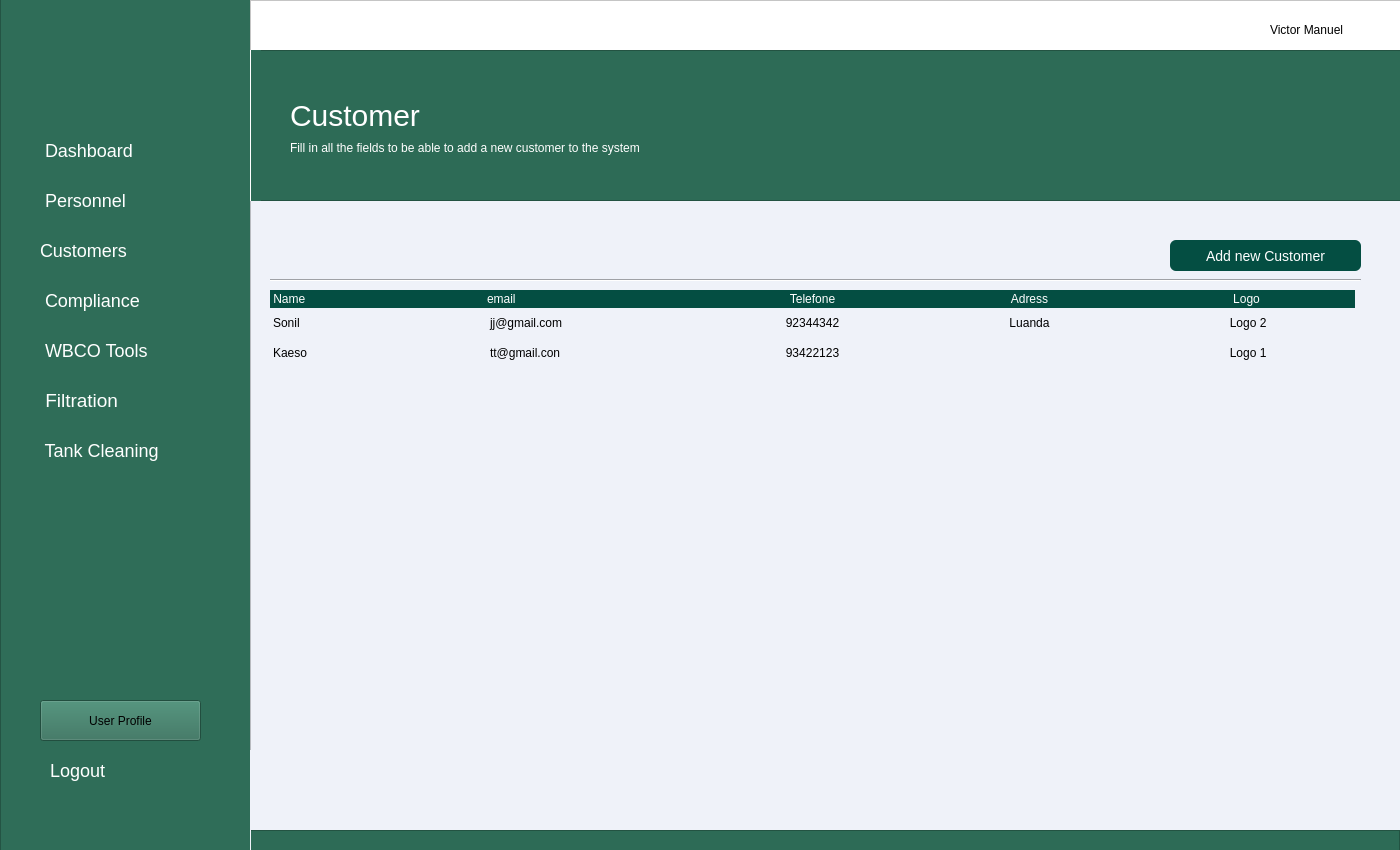
<?xml version="1.0" encoding="UTF-8"?>
<ui version="4.0">
 <class>MainWindow</class>
 <widget class="QMainWindow" name="MainWindow">
  <property name="geometry">
   <rect>
    <x>0</x>
    <y>0</y>
    <width>1400</width>
    <height>850</height>
   </rect>
  </property>
  <property name="minimumSize">
   <size>
    <width>1400</width>
    <height>850</height>
   </size>
  </property>
  <property name="maximumSize">
   <size>
    <width>1400</width>
    <height>850</height>
   </size>
  </property>
  <property name="windowTitle">
   <string>Dashboard</string>
  </property>
  <widget class="QWidget" name="centralwidget">
   <widget class="QFrame" name="frame_aside_menu">
    <property name="geometry">
     <rect>
      <x>0</x>
      <y>-10</y>
      <width>251</width>
      <height>861</height>
     </rect>
    </property>
    <property name="styleSheet">
     <string notr="true">
background-color:#2f6d58</string>
    </property>
    <property name="frameShape">
     <enum>QFrame::StyledPanel</enum>
    </property>
    <property name="frameShadow">
     <enum>QFrame::Raised</enum>
    </property>
    <widget class="QLabel" name="label_15">
     <property name="geometry">
      <rect>
       <x>10</x>
       <y>30</y>
       <width>221</width>
       <height>91</height>
      </rect>
     </property>
     <property name="styleSheet">
      <string notr="true">image: url(:/img/logo_tecsep-1-removebg-preview.png);</string>
     </property>
     <property name="text">
      <string/>
     </property>
    </widget>
    <widget class="QPushButton" name="btn_dashboard">
     <property name="geometry">
      <rect>
       <x>30</x>
       <y>140</y>
       <width>191</width>
       <height>41</height>
      </rect>
     </property>
     <property name="styleSheet">
      <string notr="true">

QPushButton#btn_dashboard{

border:none;
color:white;
font-size:18px;
border-radius: 12px;
transition: background-color 0.5s ease;
padding:10px;
text-align:left;
}

QPushButton#btn_dashboard:hover{
 background-color: #044e42;
border-radius: 12px;
transition: background-color 0.5s ease;
padding:10px;
}

QPushButton#btn_dashboard:pressed {
 background-color: #044e42;
border-radius: 12px;
background-color: #033029;
padding:10px;
 }


</string>
     </property>
     <property name="text">
      <string> Dashboard</string>
     </property>
     <property name="icon">
      <iconset>
       <normaloff>house-solid.svg</normaloff>house-solid.svg</iconset>
     </property>
     <property name="iconSize">
      <size>
       <width>25</width>
       <height>25</height>
      </size>
     </property>
     <property name="flat">
      <bool>false</bool>
     </property>
    </widget>
    <widget class="QPushButton" name="btn_compliance">
     <property name="geometry">
      <rect>
       <x>30</x>
       <y>290</y>
       <width>191</width>
       <height>41</height>
      </rect>
     </property>
     <property name="styleSheet">
      <string notr="true">QPushButton#btn_compliance{

border:none;
color:white;
font-size:18px;
border-radius: 12px;
transition: background-color 0.5s ease;
text-align:left;
padding:10px
}

QPushButton#btn_compliance:hover{
 background-color: #044e42;
border-radius: 12px;
transition: background-color 0.5s ease;
}

QPushButton#btn_compliance:pressed {
 background-color: #044e42;
border-radius: 12px;
background-color: #033029;
 }
</string>
     </property>
     <property name="text">
      <string> Compliance</string>
     </property>
     <property name="icon">
      <iconset>
       <normaloff>vial-solid.svg</normaloff>vial-solid.svg</iconset>
     </property>
     <property name="iconSize">
      <size>
       <width>25</width>
       <height>25</height>
      </size>
     </property>
     <property name="flat">
      <bool>false</bool>
     </property>
    </widget>
    <widget class="QPushButton" name="btn_wbco">
     <property name="geometry">
      <rect>
       <x>30</x>
       <y>340</y>
       <width>191</width>
       <height>41</height>
      </rect>
     </property>
     <property name="styleSheet">
      <string notr="true">QPushButton#btn_wbco{

border:none;
color:white;
font-size:18px;
border-radius: 12px;
transition: background-color 0.5s ease;
text-align:left;
padding:10px;
}

QPushButton#btn_wbco:hover{
 background-color: #044e42;
border-radius: 12px;
transition: background-color 0.5s ease;
}

QPushButton#btn_wbco:pressed {
 background-color: #044e42;
border-radius: 12px;
background-color: #033029;
 }</string>
     </property>
     <property name="text">
      <string> WBCO Tools</string>
     </property>
     <property name="icon">
      <iconset>
       <normaloff>tools.svg</normaloff>tools.svg</iconset>
     </property>
     <property name="iconSize">
      <size>
       <width>25</width>
       <height>25</height>
      </size>
     </property>
     <property name="flat">
      <bool>false</bool>
     </property>
    </widget>
    <widget class="QPushButton" name="btn_filtration">
     <property name="geometry">
      <rect>
       <x>30</x>
       <y>390</y>
       <width>191</width>
       <height>41</height>
      </rect>
     </property>
     <property name="styleSheet">
      <string notr="true">QPushButton#btn_filtration{

border:none;
color:white;
font-size:19px;
border-radius: 12px;
transition: background-color 0.5s ease;
text-align:left;
padding:10px;
}

QPushButton#btn_filtration:hover{
 background-color: #044e42;
border-radius: 12px;
transition: background-color 0.5s ease;
}

QPushButton#btn_filtration:pressed {
 background-color: #044e42;
border-radius: 12px;
background-color: #033029;
 }</string>
     </property>
     <property name="text">
      <string> Filtration</string>
     </property>
     <property name="icon">
      <iconset>
       <normaloff>oil-well-solid.svg</normaloff>oil-well-solid.svg</iconset>
     </property>
     <property name="iconSize">
      <size>
       <width>25</width>
       <height>25</height>
      </size>
     </property>
     <property name="flat">
      <bool>false</bool>
     </property>
    </widget>
    <widget class="QPushButton" name="btn_tank_cleaning">
     <property name="geometry">
      <rect>
       <x>30</x>
       <y>440</y>
       <width>191</width>
       <height>41</height>
      </rect>
     </property>
     <property name="styleSheet">
      <string notr="true">QPushButton#btn_tank_cleaning{

border:none;
color:white;
font-size:18px;
border-radius: 12px;
transition: background-color 0.5s ease;
padding:10px;
text-align:left;
}

QPushButton#btn_tank_cleaning:hover{
 background-color: #044e42;
border-radius: 12px;
transition: background-color 0.5s ease;
padding:10px;
}

QPushButton#btn_tank_cleaning:pressed {
 background-color: #044e42;
border-radius: 12px;
background-color: #033029;
 }</string>
     </property>
     <property name="text">
      <string> Tank Cleaning</string>
     </property>
     <property name="icon">
      <iconset>
       <normaloff>soap-solid.svg</normaloff>soap-solid.svg</iconset>
     </property>
     <property name="iconSize">
      <size>
       <width>25</width>
       <height>25</height>
      </size>
     </property>
     <property name="flat">
      <bool>false</bool>
     </property>
    </widget>
    <widget class="QPushButton" name="btn_user_profile">
     <property name="geometry">
      <rect>
       <x>40</x>
       <y>710</y>
       <width>161</width>
       <height>41</height>
      </rect>
     </property>
     <property name="styleSheet">
      <string notr="true">QPushButton#btn_user_profile{

border:none;
color:white;
font-size:18px;
border-radius: 12px;
transition: background-color 0.5s ease;
padding:10px;
text-align:left;
}

QPushButton#btn_user_profile:hover{
 background-color: #044e42;
border-radius: 12px;
transition: background-color 0.5s ease;
padding:10px;
}

QPushButton#btn_user_profile:pressed {
 background-color: #044e42;
border-radius: 12px;
background-color: #033029;
 }</string>
     </property>
     <property name="text">
      <string>User Profile</string>
     </property>
     <property name="icon">
      <iconset>
       <normaloff>user-solid.svg</normaloff>user-solid.svg</iconset>
     </property>
     <property name="iconSize">
      <size>
       <width>25</width>
       <height>25</height>
      </size>
     </property>
     <property name="flat">
      <bool>false</bool>
     </property>
    </widget>
    <widget class="QPushButton" name="btn_logout">
     <property name="geometry">
      <rect>
       <x>40</x>
       <y>760</y>
       <width>161</width>
       <height>41</height>
      </rect>
     </property>
     <property name="styleSheet">
      <string notr="true">QPushButton#btn_logout{

border:none;
color:white;
font-size:18px;
border-radius: 12px;
transition: background-color 0.5s ease;
padding:10px;
text-align:left;
}

QPushButton#btn_logout:hover{
 background-color: #044e42;
border-radius: 12px;
transition: background-color 0.5s ease;
padding:10px;
}

QPushButton#btn_logout:pressed {
 background-color: #044e42;
border-radius: 12px;
background-color: #033029;
 }</string>
     </property>
     <property name="text">
      <string>Logout</string>
     </property>
     <property name="icon">
      <iconset>
       <normaloff>right-from-bracket-solid.svg</normaloff>right-from-bracket-solid.svg</iconset>
     </property>
     <property name="iconSize">
      <size>
       <width>25</width>
       <height>25</height>
      </size>
     </property>
     <property name="flat">
      <bool>false</bool>
     </property>
    </widget>
    <widget class="QPushButton" name="btn_user">
     <property name="geometry">
      <rect>
       <x>30</x>
       <y>190</y>
       <width>191</width>
       <height>41</height>
      </rect>
     </property>
     <property name="styleSheet">
      <string notr="true">

QPushButton#btn_user{

border:none;
color:white;
font-size:18px;
border-radius: 12px;
transition: background-color 0.5s ease;
padding:10px;
text-align:left;
}

QPushButton#btn_user:hover{
 background-color: #044e42;
border-radius: 12px;
transition: background-color 0.5s ease;
padding:10px;
}

QPushButton#btn_user:pressed {
 background-color: #044e42;
border-radius: 12px;
background-color: #033029;
padding:10px;
 }


</string>
     </property>
     <property name="text">
      <string> Personnel</string>
     </property>
     <property name="icon">
      <iconset>
       <normaloff>user-solid.svg</normaloff>user-solid.svg</iconset>
     </property>
     <property name="iconSize">
      <size>
       <width>25</width>
       <height>25</height>
      </size>
     </property>
     <property name="flat">
      <bool>false</bool>
     </property>
    </widget>
    <widget class="QPushButton" name="btn_customer">
     <property name="geometry">
      <rect>
       <x>30</x>
       <y>240</y>
       <width>191</width>
       <height>41</height>
      </rect>
     </property>
     <property name="styleSheet">
      <string notr="true">

QPushButton#btn_customer{

border:none;
color:white;
font-size:18px;
border-radius: 12px;
transition: background-color 0.5s ease;
padding:10px;
text-align:left;
}

QPushButton#btn_customer:hover{
 background-color: #044e42;
border-radius: 12px;
transition: background-color 0.5s ease;
padding:10px;
}

QPushButton#btn_customer:pressed {
 background-color: #044e42;
border-radius: 12px;
background-color: #033029;
padding:10px;
 }


</string>
     </property>
     <property name="text">
      <string>Customers</string>
     </property>
     <property name="icon">
      <iconset>
       <normaloff>user-group-solid.svg</normaloff>user-group-solid.svg</iconset>
     </property>
     <property name="iconSize">
      <size>
       <width>25</width>
       <height>25</height>
      </size>
     </property>
     <property name="flat">
      <bool>false</bool>
     </property>
    </widget>
   </widget>
   <widget class="QFrame" name="frame">
    <property name="geometry">
     <rect>
      <x>250</x>
      <y>0</y>
      <width>1151</width>
      <height>861</height>
     </rect>
    </property>
    <property name="sizePolicy">
     <sizepolicy hsizetype="Fixed" vsizetype="Preferred">
      <horstretch>0</horstretch>
      <verstretch>0</verstretch>
     </sizepolicy>
    </property>
    <property name="minimumSize">
     <size>
      <width>1151</width>
      <height>861</height>
     </size>
    </property>
    <property name="maximumSize">
     <size>
      <width>16777215</width>
      <height>861</height>
     </size>
    </property>
    <property name="font">
     <font>
      <pointsize>11</pointsize>
     </font>
    </property>
    <property name="styleSheet">
     <string notr="true">background-color:#eff2f9;

</string>
    </property>
    <property name="frameShape">
     <enum>QFrame::StyledPanel</enum>
    </property>
    <property name="frameShadow">
     <enum>QFrame::Raised</enum>
    </property>
    <widget class="QFrame" name="frame_2">
     <property name="geometry">
      <rect>
       <x>0</x>
       <y>0</y>
       <width>1151</width>
       <height>51</height>
      </rect>
     </property>
     <property name="styleSheet">
      <string notr="true">background-color:#fff</string>
     </property>
     <property name="frameShape">
      <enum>QFrame::StyledPanel</enum>
     </property>
     <property name="frameShadow">
      <enum>QFrame::Raised</enum>
     </property>
     <widget class="QLabel" name="lbl_user_logado">
      <property name="geometry">
       <rect>
        <x>1020</x>
        <y>20</y>
        <width>111</width>
        <height>20</height>
       </rect>
      </property>
      <property name="styleSheet">
       <string notr="true"/>
      </property>
      <property name="text">
       <string>Victor Manuel</string>
      </property>
     </widget>
     <widget class="QPushButton" name="pushButton_5">
      <property name="geometry">
       <rect>
        <x>980</x>
        <y>10</y>
        <width>31</width>
        <height>31</height>
       </rect>
      </property>
      <property name="styleSheet">
       <string notr="true">background-color: #fff;
border-radius:30px;
width:30px;
height:30px;</string>
      </property>
      <property name="text">
       <string/>
      </property>
      <property name="icon">
       <iconset>
        <normaloff>user_dark.svg</normaloff>user_dark.svg</iconset>
      </property>
      <property name="iconSize">
       <size>
        <width>25</width>
        <height>25</height>
       </size>
      </property>
     </widget>
    </widget>
    <widget class="QFrame" name="frame_3">
     <property name="geometry">
      <rect>
       <x>0</x>
       <y>50</y>
       <width>1151</width>
       <height>151</height>
      </rect>
     </property>
     <property name="styleSheet">
      <string notr="true">background-color:#2d6b56;</string>
     </property>
     <property name="frameShape">
      <enum>QFrame::StyledPanel</enum>
     </property>
     <property name="frameShadow">
      <enum>QFrame::Raised</enum>
     </property>
     <widget class="QLabel" name="label_titulo_form">
      <property name="geometry">
       <rect>
        <x>40</x>
        <y>50</y>
        <width>151</width>
        <height>31</height>
       </rect>
      </property>
      <property name="styleSheet">
       <string notr="true">font-size: 30px;
color:#fff;</string>
      </property>
      <property name="text">
       <string>Customer</string>
      </property>
     </widget>
     <widget class="Line" name="line">
      <property name="geometry">
       <rect>
        <x>-10</x>
        <y>0</y>
        <width>21</width>
        <height>151</height>
       </rect>
      </property>
      <property name="styleSheet">
       <string notr="true">color: rgb(255, 255, 255);
border-color: rgb(255, 255, 255);</string>
      </property>
      <property name="frameShadow">
       <enum>QFrame::Plain</enum>
      </property>
      <property name="orientation">
       <enum>Qt::Vertical</enum>
      </property>
     </widget>
     <widget class="QLabel" name="lbl_text_form">
      <property name="geometry">
       <rect>
        <x>40</x>
        <y>90</y>
        <width>431</width>
        <height>16</height>
       </rect>
      </property>
      <property name="styleSheet">
       <string notr="true">color: rgb(255, 255, 255);
font: 9pt &quot;MS Shell Dlg 2&quot;;</string>
      </property>
      <property name="text">
       <string>Fill in all the fields to be able to add a new customer to the system</string>
      </property>
     </widget>
    </widget>
    <widget class="QFrame" name="frame_9">
     <property name="geometry">
      <rect>
       <x>-1</x>
       <y>830</y>
       <width>1151</width>
       <height>31</height>
      </rect>
     </property>
     <property name="styleSheet">
      <string notr="true">background-color:#2d6b56;</string>
     </property>
     <property name="frameShape">
      <enum>QFrame::StyledPanel</enum>
     </property>
     <property name="frameShadow">
      <enum>QFrame::Raised</enum>
     </property>
    </widget>
    <widget class="Line" name="line_2">
     <property name="geometry">
      <rect>
       <x>-40</x>
       <y>750</y>
       <width>41</width>
       <height>151</height>
      </rect>
     </property>
     <property name="styleSheet">
      <string notr="true">color: rgb(255, 255, 255);
border-color: rgb(255, 255, 255);</string>
     </property>
     <property name="frameShadow">
      <enum>QFrame::Plain</enum>
     </property>
     <property name="orientation">
      <enum>Qt::Vertical</enum>
     </property>
    </widget>
    <widget class="Line" name="line_3">
     <property name="geometry">
      <rect>
       <x>20</x>
       <y>270</y>
       <width>1091</width>
       <height>20</height>
      </rect>
     </property>
     <property name="styleSheet">
      <string notr="true">color: rgb(255, 255, 255);
</string>
     </property>
     <property name="orientation">
      <enum>Qt::Horizontal</enum>
     </property>
    </widget>
    <widget class="QPushButton" name="btn_add_personeel">
     <property name="geometry">
      <rect>
       <x>920</x>
       <y>240</y>
       <width>191</width>
       <height>31</height>
      </rect>
     </property>
     <property name="styleSheet">
      <string notr="true">

QPushButton#btn_add_personeel{

border:none;
background-color:#044e42;
color:white;
font-size:14px;
border-radius: 6px;
transition: background-color 0.5s ease;
padding:10px;
text-align:rigth;
}

QPushButton#btn_add_personeel:hover{
 background-color: #044e42;
border-radius: 6px;
transition: background-color 0.5s ease;
padding:10px;
}

QPushButton#btn_add_personeel:pressed {
 background-color: #044e42;
border-radius: 6px;
background-color: #033029;
padding:10px;
 }
</string>
     </property>
     <property name="text">
      <string>Add new Customer</string>
     </property>
     <property name="icon">
      <iconset>
       <normaloff>user-group-solid.svg</normaloff>user-group-solid.svg</iconset>
     </property>
    </widget>
    <widget class="QTableWidget" name="table_customer">
     <property name="geometry">
      <rect>
       <x>20</x>
       <y>290</y>
       <width>1091</width>
       <height>421</height>
      </rect>
     </property>
     <property name="autoFillBackground">
      <bool>true</bool>
     </property>
     <property name="styleSheet">
      <string notr="true">QTableWidget{


border:none;
selection-color:green;
selection-background-color:red;

}

QTableWidget::item:selected{
color:white;
background-color:#044e42;


}

QHeaderView::section{

background-color:#044e42;
color:#fff;
font: 10pt &quot;MS Shell Dlg 2&quot;;
border:none;
}



</string>
     </property>
     <property name="frameShape">
      <enum>QFrame::NoFrame</enum>
     </property>
     <property name="frameShadow">
      <enum>QFrame::Sunken</enum>
     </property>
     <property name="selectionMode">
      <enum>QAbstractItemView::SingleSelection</enum>
     </property>
     <property name="selectionBehavior">
      <enum>QAbstractItemView::SelectRows</enum>
     </property>
     <property name="textElideMode">
      <enum>Qt::ElideMiddle</enum>
     </property>
     <property name="showGrid">
      <bool>false</bool>
     </property>
     <property name="gridStyle">
      <enum>Qt::NoPen</enum>
     </property>
     <property name="sortingEnabled">
      <bool>false</bool>
     </property>
     <property name="cornerButtonEnabled">
      <bool>false</bool>
     </property>
     <attribute name="horizontalHeaderDefaultSectionSize">
      <number>217</number>
     </attribute>
     <attribute name="horizontalHeaderHighlightSections">
      <bool>false</bool>
     </attribute>
     <attribute name="verticalHeaderVisible">
      <bool>false</bool>
     </attribute>
     <row>
      <property name="text">
       <string>1</string>
      </property>
      <property name="textAlignment">
       <set>AlignJustify|AlignVCenter</set>
      </property>
     </row>
     <row>
      <property name="text">
       <string>New Row</string>
      </property>
     </row>
     <column>
      <property name="text">
       <string> Name</string>
      </property>
      <property name="textAlignment">
       <set>AlignLeading|AlignVCenter</set>
      </property>
     </column>
     <column>
      <property name="text">
       <string>email</string>
      </property>
      <property name="textAlignment">
       <set>AlignJustify|AlignVCenter</set>
      </property>
     </column>
     <column>
      <property name="text">
       <string>Telefone</string>
      </property>
     </column>
     <column>
      <property name="text">
       <string>Adress</string>
      </property>
     </column>
     <column>
      <property name="text">
       <string>Logo</string>
      </property>
     </column>
     <item row="0" column="0">
      <property name="text">
       <string>Sonil</string>
      </property>
      <property name="textAlignment">
       <set>AlignJustify|AlignVCenter</set>
      </property>
     </item>
     <item row="0" column="1">
      <property name="text">
       <string>jj@gmail.com</string>
      </property>
      <property name="textAlignment">
       <set>AlignLeading|AlignVCenter</set>
      </property>
     </item>
     <item row="0" column="2">
      <property name="text">
       <string>92344342</string>
      </property>
      <property name="textAlignment">
       <set>AlignCenter</set>
      </property>
     </item>
     <item row="0" column="3">
      <property name="text">
       <string>Luanda</string>
      </property>
      <property name="textAlignment">
       <set>AlignCenter</set>
      </property>
     </item>
     <item row="0" column="4">
      <property name="text">
       <string> Logo 2</string>
      </property>
      <property name="textAlignment">
       <set>AlignCenter</set>
      </property>
     </item>
     <item row="1" column="0">
      <property name="text">
       <string>Kaeso</string>
      </property>
     </item>
     <item row="1" column="1">
      <property name="text">
       <string>tt@gmail.con</string>
      </property>
     </item>
     <item row="1" column="2">
      <property name="text">
       <string>93422123</string>
      </property>
      <property name="textAlignment">
       <set>AlignCenter</set>
      </property>
     </item>
     <item row="1" column="4">
      <property name="text">
       <string> Logo 1</string>
      </property>
      <property name="textAlignment">
       <set>AlignCenter</set>
      </property>
     </item>
    </widget>
   </widget>
  </widget>
  <widget class="QMenuBar" name="menubar">
   <property name="geometry">
    <rect>
     <x>0</x>
     <y>0</y>
     <width>1400</width>
     <height>26</height>
    </rect>
   </property>
  </widget>
 </widget>
 <resources/>
 <connections/>
</ui>
